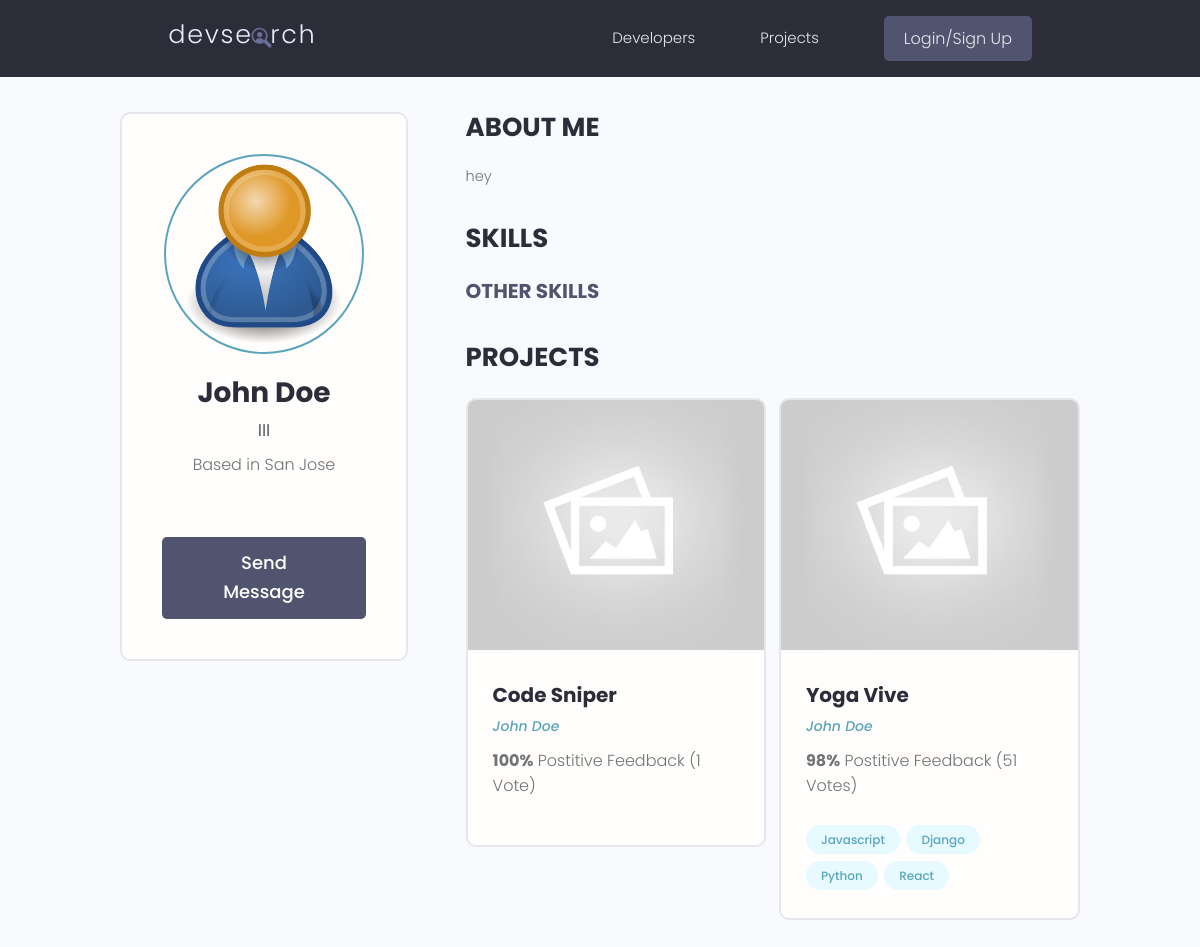
The app's page /profile/0be74e41-482b-4c5f-a32f-06d1199b616e/ with its own data.
### users/models.py (models this page shows, shortened)
class Profile(models.Model):
    user = models.OneToOneField(User,on_delete=models.CASCADE,null=True,blank=True)
    name = models.CharField(max_length=200)
    email = models.EmailField(max_length=500,blank=True,null=True)
    username = models.CharField(max_length=200,blank=True,null=True)
    location = models.CharField(max_length=200,blank=True,null=True)
    short_intro = models.CharField(max_length=200,blank=True,null=True)
    bio = models.TextField(blank = True,null = True)
    profile_image = models.ImageField(null=True,blank=True,upload_to='profiles/',default="profiles/user-default.png")
    social_github = models.CharField(max_length=200,blank =True,null = True)
    social_twitter = models.CharField(max_length=200,blank =True,null = True)
    social_linkedin = models.CharField(max_length=200,blank =True,null = True)
    social_youtube = models.CharField(max_length=200,blank =True,null = True)
    social_website = models.CharField(max_length=200,blank =True,null = True)
    created = models.DateTimeField(auto_now_add=True)
    id = models.UUIDField(default=uuid.uuid4 , unique=True, primary_key=True ,editable=False)

### projects/models.py (models this page shows, shortened)
class Project(models.Model):
    owner = models.ForeignKey(Profile,null=True,blank=True,on_delete=models.SET_NULL)
    title = models.CharField(max_length=200)
    description = models.TextField(null=True ,blank=True)
    featured_images = models.ImageField(null=True ,blank=True,default="default.jpg")
    demo_link = models.CharField(max_length=2000, null=True , blank=True)
    source_link = models.CharField(max_length=2000, null=True , blank=True)
    tags = models.ManyToManyField('Tag',blank = True)
    vote_total = models.IntegerField(default=0, null=True , blank=True)
    vote_ratio = models.IntegerField(default=0, null=True , blank=True)
    created = models.DateTimeField(auto_now_add=True)
    id = models.UUIDField(default=uuid.uuid4 , unique=True, primary_key=True ,editable=False)
    class Meta:
        ordering = ['-vote_ratio','-vote_total','title']

class Tag(models.Model):
    name = models.CharField(max_length=200)
    created = models.DateTimeField(auto_now_add=True)
    id = models.UUIDField(default=uuid.uuid4 , unique=True, primary_key=True ,editable=False)
    def __str__(self):
        return self.name

### users/views.py (the view)
# urls.py: path('profile/<str:pk>/',views.userProfile,name="user-profile"),
def userProfile(request,pk):
    profile = Profile.objects.get(id=pk)
    topSkills = profile.skill_set.exclude(description__exact="")
    otherSkills = profile.skill_set.filter(description="")
    context = {'profile':profile , 'topSkills':topSkills,'otherSkills':otherSkills}
    return render(request,'users/user-profile.html',context)

### users/templates/users/user-profile.html (shortened to what this page needs)
{% extends 'main.html' %}
{% block content %}
  <main class="profile my-md">
    <div class="container">
      <div class="layout">
        <div class="column column--1of3">
          <div class="card text-center">
            <div class="card__body dev">
              <img class="avatar avatar--xl" src="{{ profile.profile_image.url }}" />
              <h2 class="dev__name">{{profile.name}}</h2>
              <p class="dev__title">{{profile.short_intro}}</p>
              <p class="dev__location">Based in {{profile.location}}</p>
              {% if request.user.profile.id != profile.id %}
              <a href="{% url 'create_message' profile.id %}" class="btn btn--sub btn--lg">Send Message </a>
              {% endif %}
            </div>
          </div>
        </div>
        <div class="column column--2of3">
          <div class="devInfo">
            <h3 class="devInfo__title">About Me</h3>
            <p class="devInfo__about">
              {{profile.bio}}
            </p>
          </div>
          <div class="devInfo">
            <h3 class="devInfo__title">Skills</h3>
            <div class="devInfo__skills">
              <h3 class="devInfo__subtitle">Other Skills</h3>
            </div>
          </div>
          <div class="devInfo">
            <h3 class="devInfo__title">Projects</h3>
            <div class="grid grid--two">
            {% for project in profile.project_set.all %}
              <div class="column">
                <div class="card project">
                  <a href="{% url 'project' project.id %}" class="project">
                    <img class="project__thumbnail" src="{{ project.featured_images.url }}" alt="project thumbnail" />
                    <div class="card__body">
                      <h3 class="project__title">{{project.title}}</h3>
                      <p><a class="project__author" href="{% url 'user-profile' project.owner.id %}">{{project.owner.name}}</a></p>
                      <p class="project--rating">
                        <span style="font-weight: bold;">{{project.vote_ratio}}%</span> Postitive
                        Feedback ({{project.vote_total}} Vote{{project.vote_total|pluralize:"s"}})
                      </p>
                      <div class="project__tags">
                        {% for tag in project.tags.all %}
                        <span class="tag tag--pill tag--main">
                          <small>{{tag}}</small>
                        </span>
                        {% endfor %}
                      </div>
                    </div>
                  </a>
                </div>
              </div>
            {% endfor %}
            </div>
          </div>
        </div>
      </div>
    </div>
  </main>
{% endblock content %}

### static/styles/app.css (style rules this page uses)
:root { --color-sub: #2d2d39; }
.btn--sub { background-color: var(--color-sub-light); }
.card { border: 2px solid var(--color-light); }
img { width: 100%; }
.profile .card > .dev { padding: 4rem; }
.dev__name { color: var(--color-sub); font-size: 2.8rem; font-weight: 700; margin-top: 1rem; margin-bottom: 0.5rem; }
.dev__title { font-size: 1.6rem; font-weight: 500; line-height: 1.3; }
.dev__location { margin-top: 1rem; }
.devInfo { margin-bottom: 3rem; }
.devInfo__title, .devInfo__subtitle { font-size: 2.6rem; color: var(--color-sub); text-transform: uppercase; font-weight: 700; margin-bottom: 1.5rem; }
.devInfo__subtitle { font-size: 2rem; color: var(--color-sub-light); }
.devInfo__about, .devSkill__info { font-size: 1.45rem; line-height: 1.7; text-align: justify; }
.project__author { font-size: 1.4rem; font-style: italic; }
.project--rating { margin-bottom: 1.6em; margin-top: .5em; }
.project__thumbnail { height: 25rem; object-fit: cover; object-position: top center; }
.project__title { font-size: 2rem; font-weight: 700; color: var(--color-sub); }

### static/uikit/styles/modules/_variables.css (style rules this page uses)
:root { --color-main: #5aa5b9; --color-main-light: #e6faff; --color-sub: #3f4156; --color-sub-light: #51546e; --color-sub-lighter: #ededfd; --color-text: #737373; --color-gray: #8b8b8b; --color-light: #e5e7eb; --color-light-gray: #767676; --color-bg: #f8fafd; --color-white: #fffefd; --color-white-light: #f3f3f3; --color-success: #359e64; --color-success-bg: #def8e8; --color-error: #fc4b0b; --color-error-bg: #fff2ee; --font-base: 'Poppins', arial, helvetica, 'Segoe UI', roboto, ubuntu, sans-serif; --font-monospace: 'Fira Code', 'Courier New', courier, monospace; --font-regular: 300; --font-medium: 500; --font-bold: 700; --generic-shadow: 1px 1px 5px #00000010; --generic-transition: all 0.3s ease-in-out; }

### static/uikit/styles/modules/_base.css (style rules this page uses)
* { margin: 0; padding: 0; box-sizing: border-box; text-rendering: optimizeLegibility; color: inherit; font-size: inherit; }
html { font-size: 50%; }
@media only screen and (min-width: 480px) { html { font-size: 56.25%; } }
@media only screen and (min-width: 1200px) { html { font-size: 62.5%; } }
body { line-height: 1.6; font-weight: 400; font-size: 1.5rem; color: var(--color-text); background-color: var(--color-bg); min-height: 100vh; }

### static/uikit/styles/modules/_typography.css (style rules this page uses)
* { font-family: var(--font-base); }
h2 { font-size: 3.6rem; font-weight: var(--font-bold); }
h3 { font-size: 3.2rem; font-weight: var(--font-medium); }
p, span, strong { font-size: 1.6rem; color: var(--color-text); font-weight: var(--font-regular); }
a { padding-bottom: 2px; text-decoration: none; display: inline-block; color: var(--color-main); font-weight: var(--font-medium); }

### static/uikit/styles/modules/_utilities.css (style rules this page uses)
.container { width: 92%; max-width: 165rem; margin: 0 auto; box-sizing: border-box; }
@media screen and (min-width: 1000px) { .container { width: 90%; } }
@media screen and (min-width: 1200px) { .container { width: 80%; } }
.text-center { text-align: center; }
.my-md { margin: 3rem auto; }

### static/uikit/styles/modules/_avatar.css (style rules this page uses)
.avatar { border-radius: 50%; border: 2px solid var(--color-main); object-fit: cover; }
.avatar--xl { height: 20rem; width: 20rem; }

### static/uikit/styles/modules/_button.css (style rules this page uses)
.btn { display: inline-block; position: relative; cursor: pointer; background-color: var(--color-light); font-weight: var(--font-medium); color: var(--color-sub); text-decoration: none; padding: 1rem 2rem; border-radius: 0.5rem; border: none; width: -webkit-fit-content; width: -moz-fit-content; width: fit-content; height: -webkit-fit-content; height: -moz-fit-content; height: fit-content; font-size: 1.6rem; outline-width: 0; outline-color: transparent; -webkit-backface-visibility: hidden; backface-visibility: hidden; transition: all 0.3s ease-in-out; }
.btn--sub { background-color: var(--color-sub); color: var(--color-white); }
.btn--lg { font-size: 1.8rem; padding: 1.2rem 4.5rem; }

### static/uikit/styles/modules/_card.css (style rules this page uses)
.card { border-radius: 1rem; background-color: var(--color-white); border: 1.5px solid var(--color-light); width: auto; height: auto; margin-top: 0.5rem; margin-bottom: 0.5rem; overflow: hidden; }
.card__body, .card__header { padding: 2rem 2.5rem; }

### static/uikit/styles/modules/_grid.css (style rules this page uses)
.grid { display: flex; flex-wrap: wrap; justify-content: flex-start; align-items: stretch; }
.grid > .column { min-width: 28rem; margin-bottom: 2.5rem; }
.grid--two > .column { flex-basis: 100%; }
@media screen and (min-width: 800px) { .grid--two { margin-right: -2%; } }
@media screen and (min-width: 800px) { .grid--two > .column { margin-right: 2%; } }
@media screen and (min-width: 800px) { .grid--two > .column { flex-basis: 48%; } }

### records on screen
Profile: profile_image (placeholder picture), name "John Doe", short_intro "lll", location "San Jose", bio "hey"
Project: featured_images (placeholder picture), title "Code Sniper", owner.name "John Doe", vote_ratio "100", vote_total "1"
Project: featured_images (placeholder picture), title "Yoga Vive", owner.name "John Doe", vote_ratio "98", vote_total "51"
Tag: name "Javascript"
Tag: name "Django"
Tag: name "Python"
Tag: name "React"
